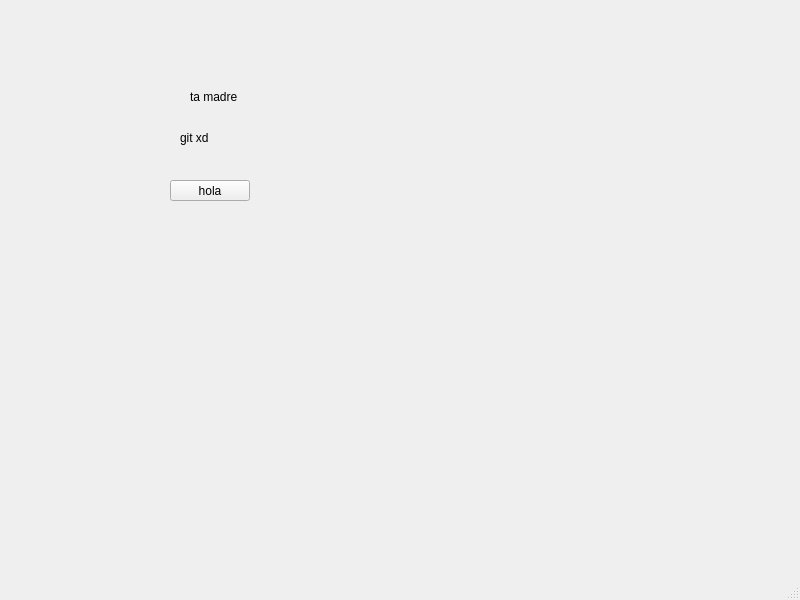
<?xml version="1.0" encoding="UTF-8"?>
<ui version="4.0">
 <class>Principal</class>
 <widget class="QMainWindow" name="Principal">
  <property name="geometry">
   <rect>
    <x>0</x>
    <y>0</y>
    <width>800</width>
    <height>600</height>
   </rect>
  </property>
  <property name="windowTitle">
   <string>Principal</string>
  </property>
  <widget class="QWidget" name="centralwidget">
   <widget class="QLabel" name="label">
    <property name="geometry">
     <rect>
      <x>190</x>
      <y>90</y>
      <width>47</width>
      <height>13</height>
     </rect>
    </property>
    <property name="text">
     <string>ta madre</string>
    </property>
   </widget>
   <widget class="QLabel" name="outSaludo">
    <property name="geometry">
     <rect>
      <x>180</x>
      <y>130</y>
      <width>321</width>
      <height>16</height>
     </rect>
    </property>
    <property name="text">
     <string>git xd</string>
    </property>
   </widget>
   <widget class="QPushButton" name="cmdSaludar">
    <property name="geometry">
     <rect>
      <x>170</x>
      <y>180</y>
      <width>80</width>
      <height>21</height>
     </rect>
    </property>
    <property name="text">
     <string>hola</string>
    </property>
   </widget>
  </widget>
  <widget class="QMenuBar" name="menubar">
   <property name="geometry">
    <rect>
     <x>0</x>
     <y>0</y>
     <width>800</width>
     <height>20</height>
    </rect>
   </property>
  </widget>
  <widget class="QStatusBar" name="statusbar"/>
 </widget>
 <resources/>
 <connections/>
</ui>
